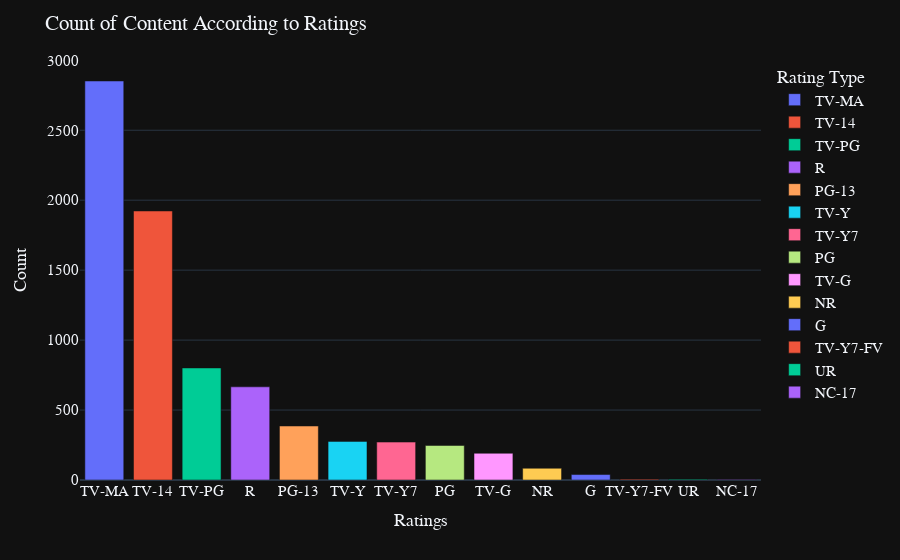

Notebook code for this chart:
### Code cell
fig=px.bar(cr,x='Ratings',y='Content_Count' ,color='Ratings')
fig.update_layout(
    title="Count of Content According to Ratings",
    xaxis_title="Ratings",
    yaxis_title="Count",
    legend_title="Rating Type",
    font=dict(family="Arial",size=15))

fig.layout.template = 'plotly_dark'
fig.show()

### Figure 1 — Plotly figure (JSON) as saved in the notebook; plotly's stock layout.template omitted (floating-point values rounded to 4 significant figures)
{"data": [{"alignmentgroup": "True", "hovertemplate": "Ratings=%{x}<br>Content_Count=%{y}<extra></extra>", "legendgroup": "TV-MA", "marker": {"color": "#636efa"}, "name": "TV-MA", "offsetgroup": "TV-MA", "orientation": "v", "showlegend": true, "textposition": "auto", "type": "bar", "x": ["TV-MA"], "xaxis": "x", "y": [2852], "yaxis": "y"}, {"alignmentgroup": "True", "hovertemplate": "Ratings=%{x}<br>Content_Count=%{y}<extra></extra>", "legendgroup": "TV-14", "marker": {"color": "#EF553B"}, "name": "TV-14", "offsetgroup": "TV-14", "orientation": "v", "showlegend": true, "textposition": "auto", "type": "bar", "x": ["TV-14"], "xaxis": "x", "y": [1923], "yaxis": "y"}, {"alignmentgroup": "True", "hovertemplate": "Ratings=%{x}<br>Content_Count=%{y}<extra></extra>", "legendgroup": "TV-PG", "marker": {"color": "#00cc96"}, "name": "TV-PG", "offsetgroup": "TV-PG", "orientation": "v", "showlegend": true, "textposition": "auto", "type": "bar", "x": ["TV-PG"], "xaxis": "x", "y": [801], "yaxis": "y"}, {"alignmentgroup": "True", "hovertemplate": "Ratings=%{x}<br>Content_Count=%{y}<extra></extra>", "legendgroup": "R", "marker": {"color": "#ab63fa"}, "name": "R", "offsetgroup": "R", "orientation": "v", "showlegend": true, "textposition": "auto", "type": "bar", "x": ["R"], "xaxis": "x", "y": [666], "yaxis": "y"}, {"alignmentgroup": "True", "hovertemplate": "Ratings=%{x}<br>Content_Count=%{y}<extra></extra>", "legendgroup": "PG-13", "marker": {"color": "#FFA15A"}, "name": "PG-13", "offsetgroup": "PG-13", "orientation": "v", "showlegend": true, "textposition": "auto", "type": "bar", "x": ["PG-13"], "xaxis": "x", "y": [386], "yaxis": "y"}, {"alignmentgroup": "True", "hovertemplate": "Ratings=%{x}<br>Content_Count=%{y}<extra></extra>", "legendgroup": "TV-Y", "marker": {"color": "#19d3f3"}, "name": "TV-Y", "offsetgroup": "TV-Y", "orientation": "v", "showlegend": true, "textposition": "auto", "type": "bar", "x": ["TV-Y"], "xaxis": "x", "y": [276], "yaxis": "y"}, {"alignmentgroup": "True", "hovertemplate": "Ratings=%{x}<br>Content_Count=%{y}<extra></extra>", "legendgroup": "TV-Y7", "marker": {"color": "#FF6692"}, "name": "TV-Y7", "offsetgroup": "TV-Y7", "orientation": "v", "showlegend": true, "textposition": "auto", "type": "bar", "x": ["TV-Y7"], "xaxis": "x", "y": [271], "yaxis": "y"}, {"alignmentgroup": "True", "hovertemplate": "Ratings=%{x}<br>Content_Count=%{y}<extra></extra>", "legendgroup": "PG", "marker": {"color": "#B6E880"}, "name": "PG", "offsetgroup": "PG", "orientation": "v", "showlegend": true, "textposition": "auto", "type": "bar", "x": ["PG"], "xaxis": "x", "y": [247], "yaxis": "y"}, {"alignmentgroup": "True", "hovertemplate": "Ratings=%{x}<br>Content_Count=%{y}<extra></extra>", "legendgroup": "TV-G", "marker": {"color": "#FF97FF"}, "name": "TV-G", "offsetgroup": "TV-G", "orientation": "v", "showlegend": true, "textposition": "auto", "type": "bar", "x": ["TV-G"], "xaxis": "x", "y": [191], "yaxis": "y"}, {"alignmentgroup": "True", "hovertemplate": "Ratings=%{x}<br>Content_Count=%{y}<extra></extra>", "legendgroup": "NR", "marker": {"color": "#FECB52"}, "name": "NR", "offsetgroup": "NR", "orientation": "v", "showlegend": true, "textposition": "auto", "type": "bar", "x": ["NR"], "xaxis": "x", "y": [84], "yaxis": "y"}, {"alignmentgroup": "True", "hovertemplate": "Ratings=%{x}<br>Content_Count=%{y}<extra></extra>", "legendgroup": "G", "marker": {"color": "#636efa"}, "name": "G", "offsetgroup": "G", "orientation": "v", "showlegend": true, "textposition": "auto", "type": "bar", "x": ["G"], "xaxis": "x", "y": [39], "yaxis": "y"}, {"alignmentgroup": "True", "hovertemplate": "Ratings=%{x}<br>Content_Count=%{y}<extra></extra>", "legendgroup": "TV-Y7-FV", "marker": {"color": "#EF553B"}, "name": "TV-Y7-FV", "offsetgroup": "TV-Y7-FV", "orientation": "v", "showlegend": true, "textposition": "auto", "type": "bar", "x": ["TV-Y7-FV"], "xaxis": "x", "y": [6], "yaxis": "y"}, {"alignmentgroup": "True", "hovertemplate": "Ratings=%{x}<br>Content_Count=%{y}<extra></extra>", "legendgroup": "UR", "marker": {"color": "#00cc96"}, "name": "UR", "offsetgroup": "UR", "orientation": "v", "showlegend": true, "textposition": "auto", "type": "bar", "x": ["UR"], "xaxis": "x", "y": [5], "yaxis": "y"}, {"alignmentgroup": "True", "hovertemplate": "Ratings=%{x}<br>Content_Count=%{y}<extra></extra>", "legendgroup": "NC-17", "marker": {"color": "#ab63fa"}, "name": "NC-17", "offsetgroup": "NC-17", "orientation": "v", "showlegend": true, "textposition": "auto", "type": "bar", "x": ["NC-17"], "xaxis": "x", "y": [3], "yaxis": "y"}], "layout": {"barmode": "relative", "font": {"family": "Arial", "size": 15}, "legend": {"title": {"text": "Rating Type"}, "tracegroupgap": 0}, "margin": {"t": 60}, "title": {"text": "Count of Content According to Ratings"}, "xaxis": {"anchor": "y", "categoryarray": ["TV-MA", "TV-14", "TV-PG", "R", "PG-13", "TV-Y", "TV-Y7", "PG", "TV-G", "NR", "G", "TV-Y7-FV", "UR", "NC-17"], "categoryorder": "array", "domain": [0, 1], "title": {"text": "Ratings"}}, "yaxis": {"anchor": "x", "domain": [0, 1], "title": {"text": "Count"}}}}
